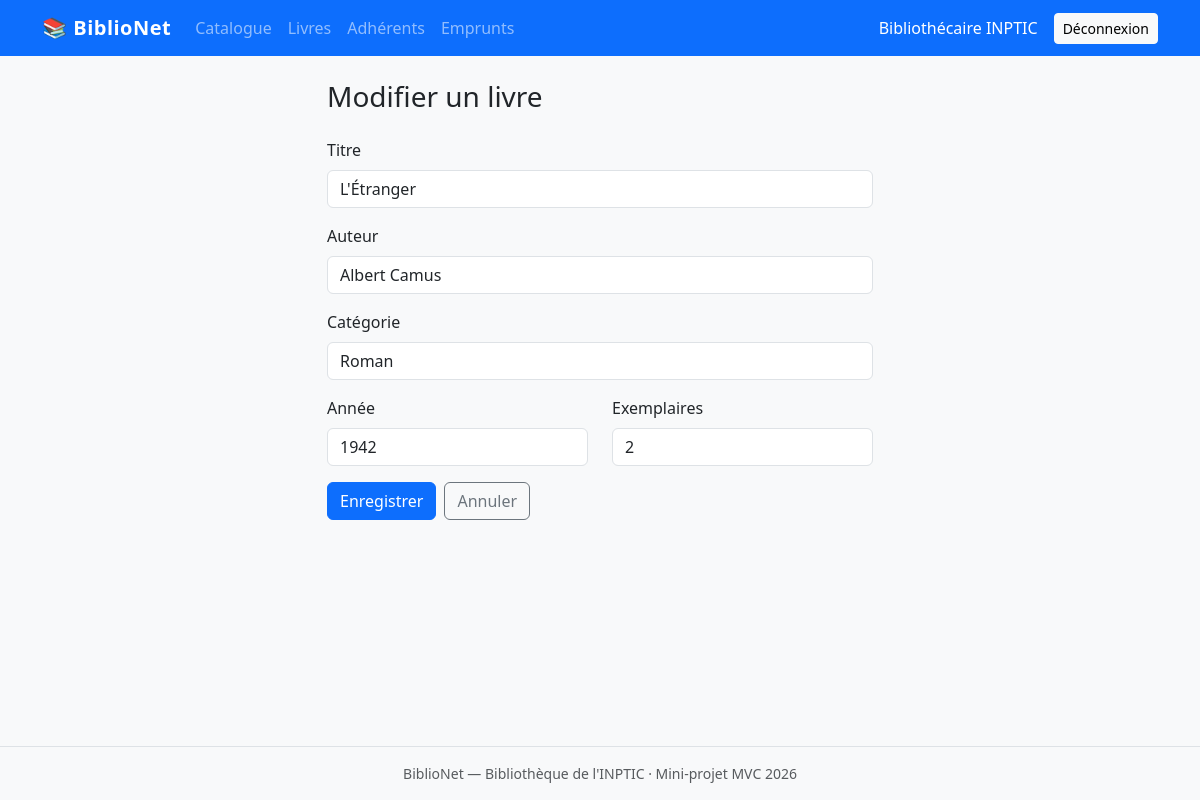
The page /livres/edit/2 (signed in) on the database its author committed.
### tables this page shows
CREATE TABLE livres (
    id              INT UNSIGNED NOT NULL AUTO_INCREMENT,
    titre           VARCHAR(255) NOT NULL,
    auteur          VARCHAR(150) NOT NULL,
    categorie       VARCHAR(100)  NOT NULL,
    annee           SMALLINT UNSIGNED NULL,
    nb_exemplaires  INT NOT NULL DEFAULT 1,
    PRIMARY KEY (id)
);

### app/core/Controller.php (called while the page is built, shortened)
<?php
class Controller
{
    protected function render(string $vue, array $data = [], string $titre = 'BiblioNet'): void
    {
        $titre = $data['titre'] ?? $titre;
        extract($data, EXTR_SKIP);
        require APP_PATH . '/views/' . $vue . '.php';
        require APP_PATH . '/views/layouts/main.php';
    }
    public function url(string $chemin = ''): string
    {
        return BASE_URL . '/' . ltrim($chemin, '/');
    }
}

### app/controllers/LivreController.php (called while the page is built, shortened)
<?php
class LivreController extends Controller
{
    public function edit($id = 0): void
    {
        $livre = $this->findOrLeave((int) $id);
        $this->showForm('Modifier un livre', '/livres/update/' . $livre['id'], $livre, []);
    }
    private function findOrLeave(int $id): array
    {
        $livre = Livre::find($id);
        return $livre;
    }
    private function showForm(string $titre, string $action, array $livre, array $errors): void
    {
        $this->render('livres/form', [
            'titre' => $titre,
            'action' => $action,
            'livre' => $livre,
            'errors' => $errors,
        ]);
    }
}

### app/core/Router.php (called while the page is built, shortened)
<?php
class Router
{
    public function dispatch(): void
    {
        $segments = $this->segments();
        $cle     = strtolower(array_shift($segments) ?? '');
        $methode = strtolower(array_shift($segments) ?? 'index');
        $params  = $segments;
        call_user_func_array([new $classe(), $methode], $params);
    }
    private function segments(): array
    {
        if (isset($_GET['url'])) {
            $url = $_GET['url'];
        } else {
            $chemin = parse_url($_SERVER['REQUEST_URI'], PHP_URL_PATH) ?? '/';
            $url = substr($chemin, strlen(BASE_URL));
        }
        $url = trim($url, '/');
        return $url === '' ? [] : explode('/', $url);
    }
}

### public/index.php (called while the page is built, shortened)
<?php
$config = require ROOT_PATH . '/config/config.php';
spl_autoload_register(function (string $classe): void {
    foreach (['core', 'controllers', 'models'] as $dossier) {
        $fichier = APP_PATH . "/$dossier/$classe.php";
        if (is_file($fichier)) {
            return;
        }
    }
});
try {
    $routeur = new Router();
    $routeur->dispatch();
} catch (Throwable $e) {
    http_response_code(500);
    $message = $config['app_env'] === 'production'
        ? 'Une erreur est survenue. Veuillez réessayer plus tard.'
        : $e->getMessage();
    (new Controller())->renderMessage('Erreur', 'danger', $message);
}

### app/core/Database.php (called while the page is built, shortened)
<?php
class Database
{
    private static array $config = [];
    private static ?PDO $pdo = null;
    public static function configure(array $config): void
    {
        self::$config = $config;
    }
    public static function getConnection(): PDO
    {
        return self::pdo();
    }
    public static function pdo(): PDO
    {
        if (self::$pdo === null) {
            $c = self::$config;
            $dsn = "mysql:host={$c['host']};dbname={$c['name']};charset=utf8mb4";
            self::$pdo = new PDO($dsn, $c['user'], $c['pass'], [
                PDO::ATTR_ERRMODE            => PDO::ERRMODE_EXCEPTION,
                PDO::ATTR_DEFAULT_FETCH_MODE => PDO::FETCH_ASSOC,
                PDO::ATTR_EMULATE_PREPARES   => false,
            ]);
        }
        return self::$pdo;
    }
}

### app/models/Livre.php (called while the page is built, shortened)
<?php
class Livre
{
    private static function selectBase(): string
    {
        return 'SELECT l.id, l.titre, l.auteur, l.categorie, l.annee, l.nb_exemplaires,
                       GREATEST(l.nb_exemplaires - COUNT(e.id), 0) AS disponibles
                FROM livres l
                LEFT JOIN emprunts e ON e.livre_id = l.id AND e.date_retour IS NULL';
    }
    public static function find(int $id): ?array
    {
        $stmt = Database::getConnection()->prepare(
            self::selectBase() . ' WHERE l.id = :id GROUP BY l.id'
        );
        $stmt->execute(['id' => $id]);
        $livre = $stmt->fetch(PDO::FETCH_ASSOC);
        return $livre ?: null;
    }
}

### app/views/livres/form.php (the view, shortened to what this page needs)
<?php
$e = fn($valeur) => htmlspecialchars((string) $valeur, ENT_QUOTES, 'UTF-8');
$classe = fn($champ) => isset($errors[$champ]) ? ' is-invalid' : '';
?>
<div class="row justify-content-center">
    <div class="col-md-8 col-lg-6">
        <h1 class="h3 mb-4"><?= $e($titre) ?></h1>
        <form action="<?= $e($this->url($action)) ?>" method="post" novalidate>
            <div class="mb-3">
                <label for="titre" class="form-label">Titre</label>
                <input type="text" id="titre" name="titre" class="form-control<?= $classe('titre') ?>"
                       value="<?= $e($livre['titre'] ?? '') ?>" maxlength="255" required>
            </div>
            <div class="mb-3">
                <label for="auteur" class="form-label">Auteur</label>
                <input type="text" id="auteur" name="auteur" class="form-control<?= $classe('auteur') ?>"
                       value="<?= $e($livre['auteur'] ?? '') ?>" maxlength="150" required>
            </div>
            <div class="mb-3">
                <label for="categorie" class="form-label">Catégorie</label>
                <input type="text" id="categorie" name="categorie" class="form-control<?= $classe('categorie') ?>"
                       value="<?= $e($livre['categorie'] ?? '') ?>" maxlength="100" required>
            </div>
            <div class="row">
                <div class="col-6 mb-3">
                    <label for="annee" class="form-label">Année</label>
                    <input type="number" id="annee" name="annee" class="form-control<?= $classe('annee') ?>"
                           value="<?= $e($livre['annee'] ?? '') ?>" required>
                </div>
                <div class="col-6 mb-3">
                    <label for="nb_exemplaires" class="form-label">Exemplaires</label>
                    <input type="number" id="nb_exemplaires" name="nb_exemplaires"
                           class="form-control<?= $classe('nb_exemplaires') ?>"
                           value="<?= $e($livre['nb_exemplaires'] ?? '') ?>" min="1" required>
                </div>
            </div>
            <div class="d-flex gap-2">
                <button type="submit" class="btn btn-primary">Enregistrer</button>
                <a href="<?= $e($this->url('livres')) ?>" class="btn btn-outline-secondary">Annuler</a>
            </div>
        </form>
    </div>
</div>

### public/assets/css/style.css (style rules this page uses)
body { background-color: #f8f9fa; }

### rows shown on the page
livres: titre "L'Étranger", auteur "Albert Camus", categorie "Roman", annee "1942", nb_exemplaires "2"

### other values the page prints
$this->e($_SESSION['user_nom'] ?? '') "Bibliothécaire INPTIC"
$e($titre) "Modifier un livre"
